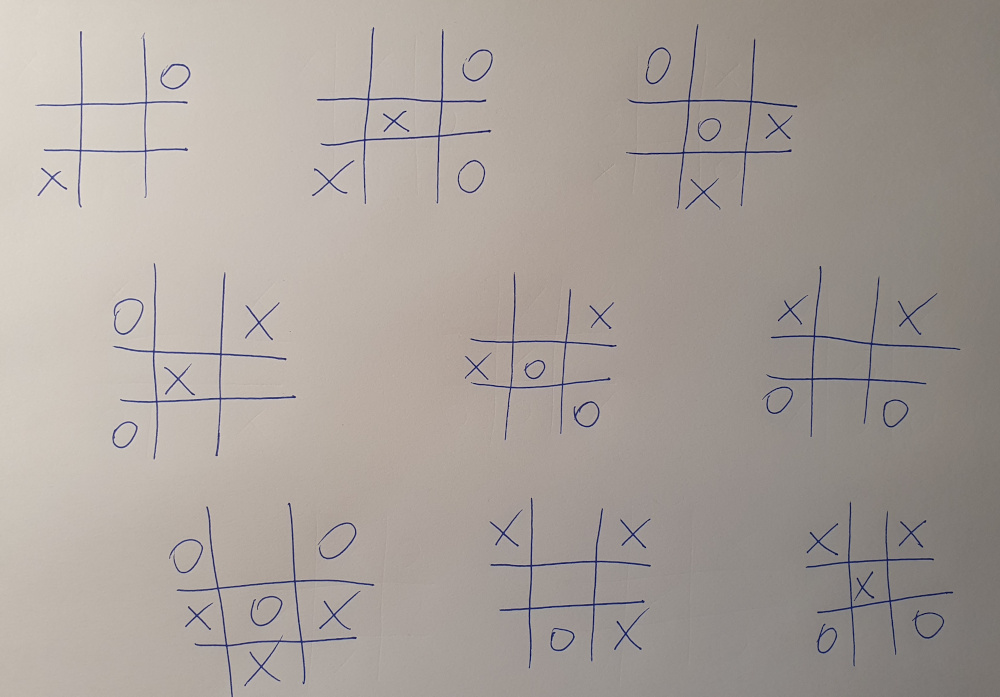
#> input picture tests/20211119_194733.jpg, 1000 x 697 px
$ python kik.py tests/20211119_194733.jpg
#> lines starting #> are read from the running program, lines starting #| are printed output that depends on the picture; after the words box and inside, x2 and y2 are one past the last pixel; in counts of white or black regions, pixels touching at a corner belong together
### utils.py
from skimage import io, transform
import skimage as sk
from matplotlib import pyplot as plt

class Image:
    def __init__(self, data, gray=False):
        self.data = sk.img_as_float(data)
        self.is_gray = gray

    @staticmethod
    def from_file(filename):
#> called with filename = 'tests/20211119_194733.jpg'
        return Image(sk.io.imread(filename))
#> in __init__, data is the input picture: shape (697, 1000, 3); mean R, G, B 169, 161, 154.9

    def crop(self, area):
        (top, left), (bottom, right) = area
        data = self.data[top:bottom, left:right]
        return Image(data)

    def resize(self, shape):
        data = sk.transform.resize(self.data, shape)
        return Image(data)

    def show(self):
        plt.figure()
        if self.is_gray:
            plt.gray()
        plt.imshow(self.data)
        plt.show()

    # [11 lines left out: function show_with_contours, not called in this run]

    def save(self, filename):
        io.imsave(filename, sk.img_as_ubyte(self.data))

    # [21 lines left out: functions save_with_contours, get_contour_wrapper_rect, not called in this run]

### kik.py
#!/usr/bin/env python3

import sys
import math
import cv2
import numpy as np
import skimage as sk
from skimage import io, filters, feature, morphology, measure, color, segmentation, util, exposure, transform
from utils import Image, get_contour_wrapper_rect
from matplotlib import pyplot as plt
from statistics import mean, stdev

def minmax(l):
    return min(l), max(l)

def crop(v, low, high):
    return np.min(np.max(v, low), high)

def dist(p1, p2):
    return math.sqrt(sum((p1 - p2) ** 2))

def approximate_polygon(cont):
    return sk.measure.approximate_polygon(cont, tolerance=5)[:-1]

class CalculateLineException(Exception): pass

def calculate_line(p1, p2):
    if p1.tolist() == p2.tolist():
        raise CalculateLineException('Punkty są takie same')

    y1, x1 = p1
    y2, x2 = p2
    if x1 != x2:
        a = (y1 - y2) / (x1 - x2)
    else:
        # Vertical line is almost vertical after that
        a = (y1 - y2) / (x1 - x2 + 997 * 10 ** (-12))

    b = y1 - a * x1
    return (a, b)


def get_center(contour):
    return np.array(list(map(mean, zip(*contour))))

def radius_sd_norm(contour):
    center = get_center(contour)
    distances = list(map(lambda x: dist(x, center), contour))
    return stdev(distances) / mean(distances)

def is_circle(contour):
    return radius_sd_norm(contour) < 0.25

def is_x(contour):
    return radius_sd_norm(contour) > 0.3

def is_trapezoid(cont):
    cont = approximate_polygon(cont)
    if radius_sd_norm(cont) > 0.25:
        return False
    return len(cont) in [4, 5]

def remove_rubbish_corners_of_trapezoid(trapezoid):
    original = corners = trapezoid.tolist()
    corners = list(map(np.array, corners))
    corners += [corners[0]]

    indexes = list(range(len(trapezoid)))
    sorted_corners_indexes = sorted(indexes, key=lambda i: dist(corners[i], corners[i + 1]), reverse=True)
    to_remove = sorted(sorted_corners_indexes[4:], reverse=True)
    for index in to_remove:
        del original[index]

    return np.array(original)


def to_list(func):
    def wrapper(*args, **kwargs):
        return list(func(*args, **kwargs))
    return wrapper


def make_binary_image(image):
    image = Image(image.data, gray=True)
    image.data = sk.exposure.rescale_intensity(image.data, (0.3, 0.7))
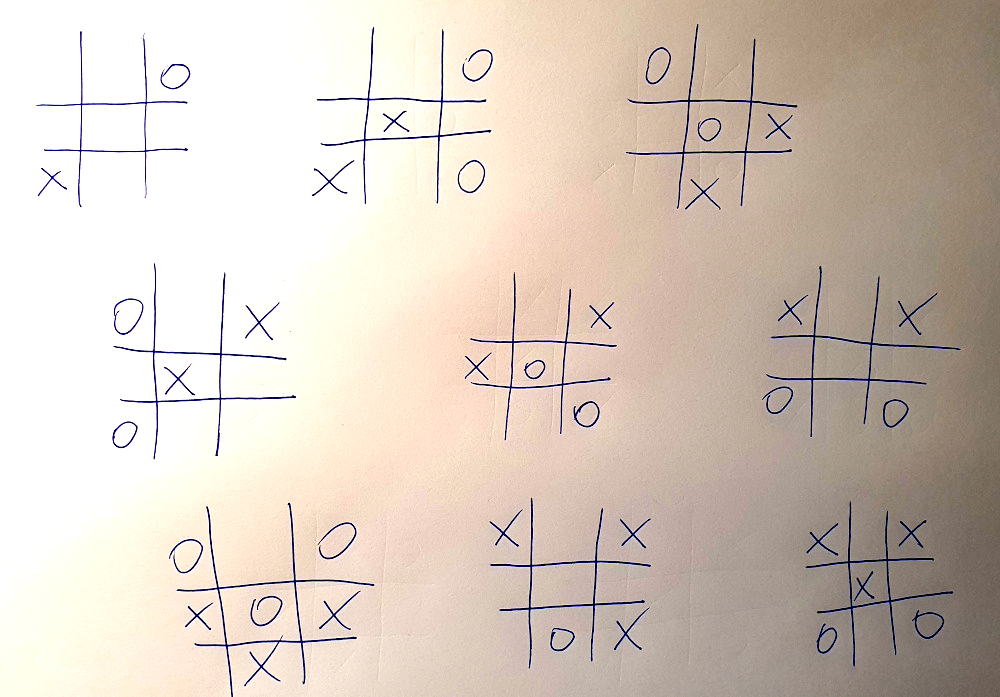
#> image.data: shape (697, 1000, 3) float64; mean R, G, B 0.841, 0.791, 0.748
    image.data = sk.color.rgb2gray(image.data)
#> image.data: shape (697, 1000) float64
    image.data = sk.img_as_ubyte(image.data)
    se = cv2.getStructuringElement(cv2.MORPH_RECT, (8, 8))
    bg = cv2.morphologyEx(image.data, cv2.MORPH_DILATE, se)
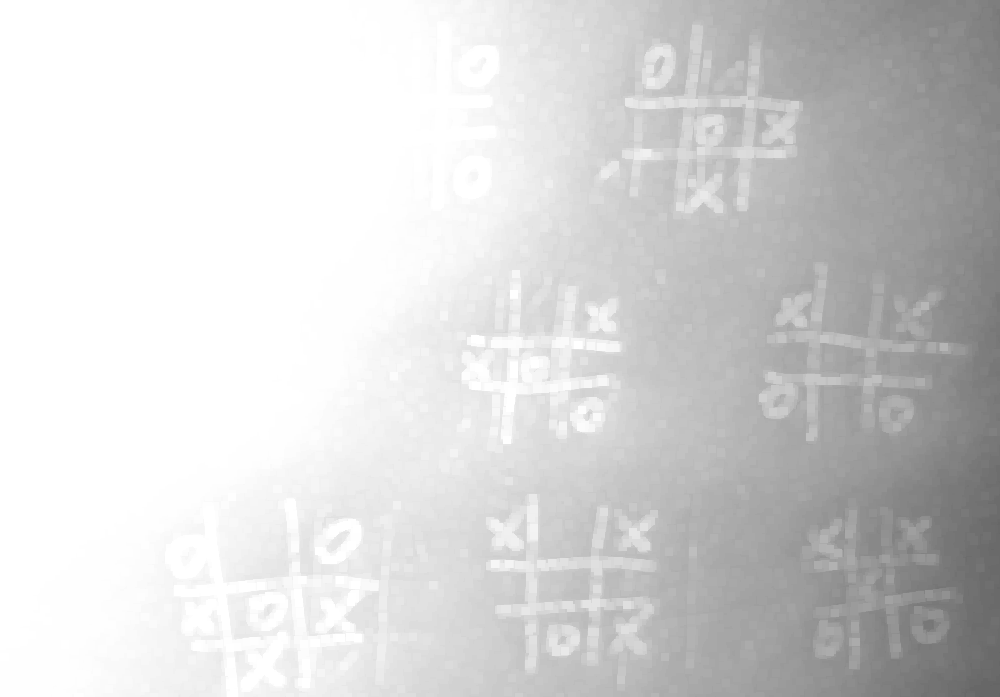
#> bg: shape (697, 1000); min 101, max 255, mean 214
    image.data = cv2.divide(image.data, bg, scale=255)
    image.data = cv2.threshold(image.data, 0, 255, cv2.THRESH_OTSU)[1]
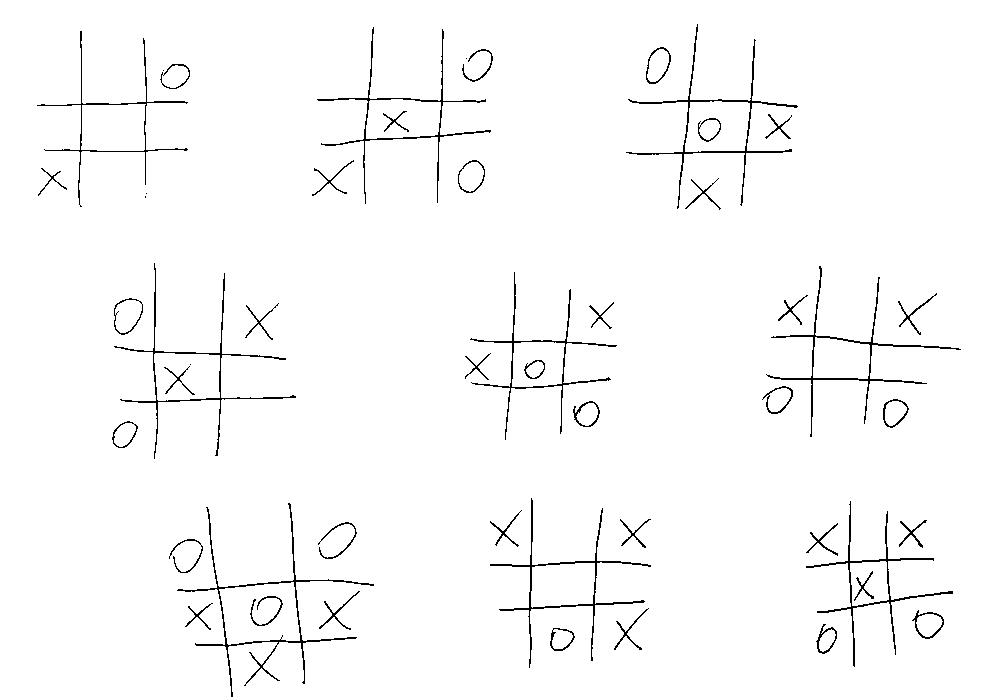
#> image.data: shape (697, 1000); 97.9% white; black in thin lines or dots, all inside (x1, y1, x2, y2) = (37, 24, 961, 697)
    return image

def extract_games(image):
    data = image.data
    data = sk.feature.canny(data)
#> data: shape (697, 1000) bool; 2.7% white in thin lines or dots, all inside (x1, y1, x2, y2) = (37, 24, 961, 696)
    data = sk.morphology.dilation(data, sk.morphology.disk(16))
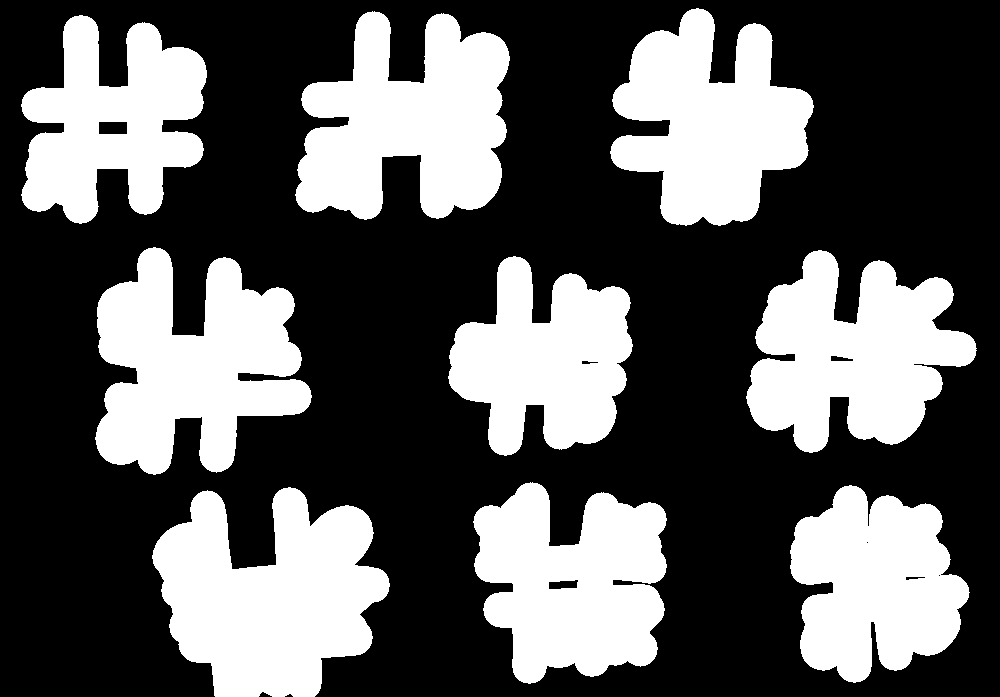
#> data: shape (697, 1000) bool; 35.8% white; 9 white regions, largest, box (x1, y1, x2, y2) and area: (152, 487, 390, 697) 32978, (95, 247, 312, 475) 30589, (295, 11, 510, 220) 29928
    data = sk.morphology.remove_small_holes(data, 30000)
#> data: shape (697, 1000) bool; 35.9% white; 9 white regions, largest, box (x1, y1, x2, y2) and area: (152, 487, 390, 697) 33031, (95, 247, 312, 475) 30589, (295, 11, 510, 220) 29928
    data = sk.morphology.remove_small_objects(data, 15000)

    contours = sk.measure.find_contours(data, 0.8)
#> contours = 9 point arrays, longest 1475 points
    rects = map(get_contour_wrapper_rect, contours)
    return rects


def extract_contours(image):
    data = image.data
    data = sk.filters.median(data, sk.morphology.disk(1))
    data = sk.feature.canny(data)
    data = sk.morphology.dilation(data, sk.morphology.disk(1))
    data = sk.morphology.remove_small_holes(data)

    data2 = sk.segmentation.flood(data, (0, 0))
    data3 = np.invert(data ^ data2)

    # Image(data, gray=True).show()
    # Image(data2, gray=True).show()
    # Image(data3, gray=True).show()

    data3 = sk.morphology.erosion(data3, sk.morphology.disk(1.4))
    data3 = sk.morphology.remove_small_objects(data3, 400)
    data3 = sk.morphology.remove_small_holes(data3, 400)
    data = data2 + data3


    contours = sk.measure.find_contours(data, 0.8)
    # Image(data, gray=True).show_with_contours(contours)
    return contours

def segregate_objects(contours):
    board, *contours = sorted(contours, key=lambda x: len(x), reverse=True)
    central_fields = filter_remove(is_trapezoid, contours)
    crosses = filter_remove(is_x, contours)
    circles = filter_remove(is_circle, contours)
    return board, circles, crosses, central_fields


def get_contour_wrapper_rect(contour):
    min_y, max_y = minmax(contour[:, 0])
#> min_y = 7.8; max_y = 225.2
    min_x, max_x = minmax(contour[:, 1])
#> min_x = 609.8; max_x = 813.2

    return (
        (math.floor(min_y), math.floor(min_x)),
        (math.ceil(max_y), math.ceil(max_x))
    )

@to_list
def get_corners(contour):
    contour = contour.tolist()
    cyclic = contour + contour[:2]
    for i in range(len(contour)):
        a, b, c = cyclic[i:(i + 3)]
        a, b, c = map(np.array, (a, b, c))
        angle = math.degrees(math.acos(np.dot(a - b, c - b) / (dist(a, b) * dist(b, c))))
        if angle < 180:
            yield b


def filter_remove(callback, lst):
    l = list(filter(lambda x: callback(x[1]), enumerate(lst)))
    if len(l) == 0:
        return []

    indexes, data = zip(*l)
    indexes = sorted(indexes, reverse=True)
    for index in indexes:
        del lst[index]

    return data

def is_point_below_line(point, line):
    yp, xp = point
    p1, p2 = line
    a, b = calculate_line(p1, p2)
    result = yp < a * xp + b
    return result

def logical_xor(a, b,):
    return not b if a else bool(b)

def is_point_on_the_right_of_line(point, line):
    p1, p2 = line
    a, b = calculate_line(p1, p2)
    return logical_xor(
        a <= 0,
        is_point_below_line(point, line)
    )

def create_objects_list(crosses, circles):
    objects = []
    for cross in crosses:
        objects.append(('X', get_center(cross)))
    for circle in circles:
        objects.append(('O', get_center(circle)))
    return objects

def map_objects(objects, rows, columns):
    objects_mapping = [None for _ in range(len(objects))]
    for index, (t, point) in enumerate(objects):
        row_index = len(rows) - sum(map(lambda l: is_point_below_line(point, l), rows))
        column_index = sum(map(lambda l: is_point_on_the_right_of_line(point, l), columns))
        objects_mapping[index] = (t, (row_index, column_index))

    return objects_mapping

def create_board_from_objects_mapping(objects, rows_count, columns_count):
    board = [[' ' for _ in range(columns_count)] for _ in range(rows_count)]
    for t, (y, x) in objects:
        board[y][x] = t
    return board

def draw_board(board):
    for i, row in enumerate(board):
        if i != 0:
            print('-' * (4 * len(row) - 1))
        print('|'.join(map(lambda e: f' {e} ', row)))
    print()

def main():
    if len(sys.argv) != 2:
        print(f'Usage: {sys.argv[0]} <image>')
        print('Where:')
        print('\t<image> - image which contains tic tac toe board')
        sys.exit(1)

    image_filename = sys.argv[1]
    original_image = Image.from_file(image_filename)
    binary_image = make_binary_image(original_image)

    for i, game_rect in enumerate(extract_games(binary_image), start=1):
        print(f'Plansza nr {i}')

        resolution = (400, 400)
        orig = original_image.crop(game_rect).resize(resolution)
        game = binary_image.crop(game_rect).resize(resolution)

        contours = extract_contours(game)
        contours = list(filter(lambda x: len(x) > 130, contours))

        board, circles, crosses, central_fields = segregate_objects(contours)
        # [4 lines of commented-out code are left out]


        if len(central_fields) == 0:
            print('Brakuje pól na planszy\n')
            continue

        field = remove_rubbish_corners_of_trapezoid(approximate_polygon(central_fields[0]))
        index = min(enumerate(field), key=lambda f: dist(f[1], np.array([0, 0])))[0]
        field = np.array(field[index:].tolist() + field[:index].tolist())

        rows_lines = [field[:2], field[2:4]]
        columns_lines = [field[1:3], np.array([field[3], field[0]])]

        objects = create_objects_list(crosses, circles)
        objects_mapping = map_objects(objects, rows_lines, columns_lines)
        board = create_board_from_objects_mapping(objects_mapping, 3, 3)
        draw_board(board)
        orig.show()
#> this loop made 9 passes
#> (printed output is left out)
#> pass 1, in crop, `data = self.data[top:bottom, left:right]`:
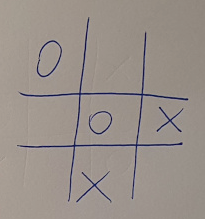
#> data: shape (219, 205, 3) float64; mean R, G, B 0.603, 0.568, 0.544
#> pass 1, in show, `plt.show()`:
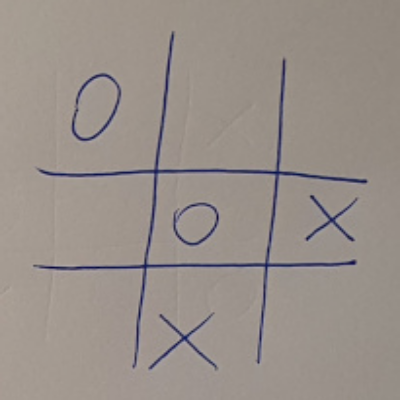
#> shown: shape (400, 400, 3) float64; mean R, G, B 0.603, 0.568, 0.544
#> pass 2, in show (call 2), `plt.show()`:
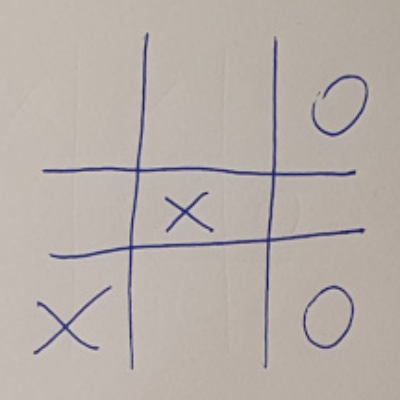
#> shown: shape (400, 400, 3) float64; mean R, G, B 0.722, 0.687, 0.665

if __name__ == '__main__':
    main()

$ run again, on tests/IMG_20211119_174145.jpg
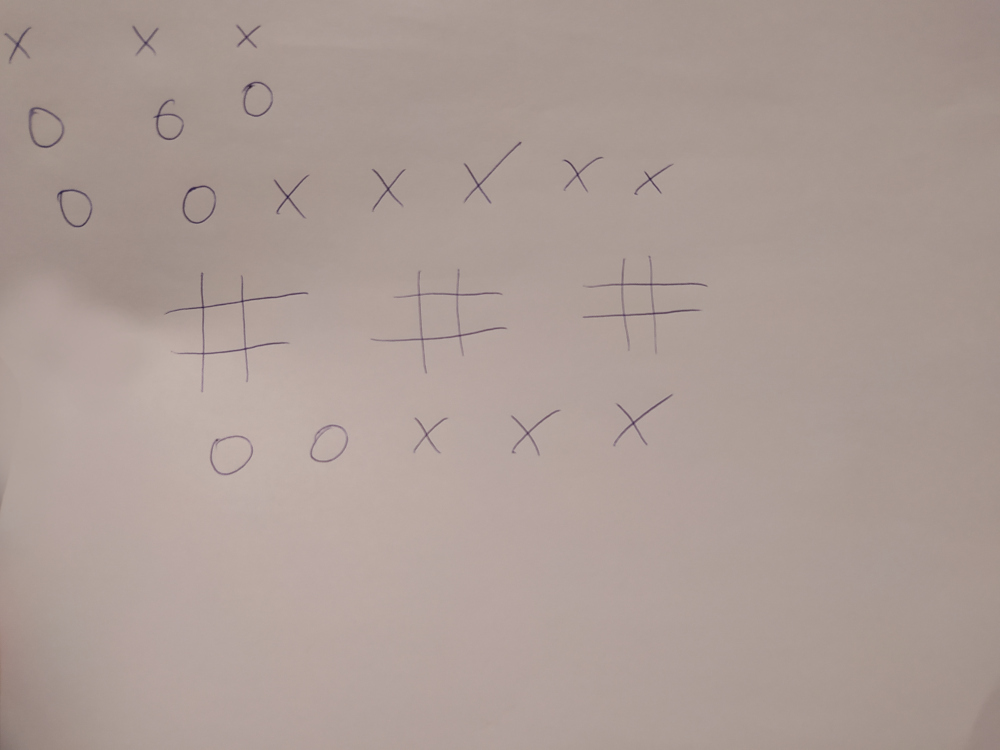
#> input picture tests/IMG_20211119_174145.jpg, 1000 x 750 px
#> in __init__, data is the input picture: shape (750, 1000, 3); mean R, G, B 172, 156.3, 150.1
#> in make_binary_image, `image.data = cv2.threshold(image.data, 0, 255, cv2.THRESH_OTSU)[1]`:
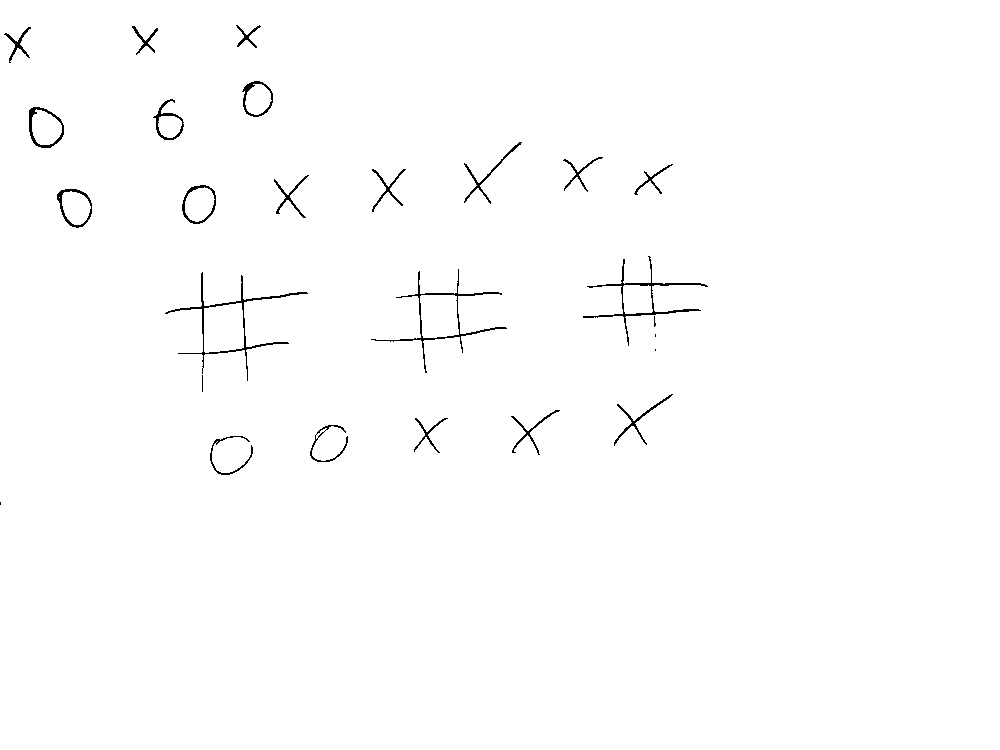
#> image.data: shape (750, 1000); 99.2% white; black in thin lines or dots, all inside (x1, y1, x2, y2) = (0, 25, 708, 505)
#> in extract_games, `contours = sk.measure.find_contours(data, 0.8)`: contours = 1 point arrays, longest 929 points
#> min_y = 255.8; max_y = 407.2
#> min_x = 148.8; max_x = 323.2
#> the loop in main, `for i, game_rect in enumerate(extract_games(binary_image), start=1):` made 1 pass
#> i on pass 1: 1
#> (printed output is left out)
#> pass 1, in show, `plt.show()`:
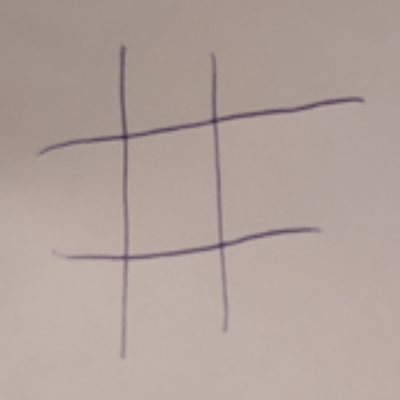
#> shown: shape (400, 400, 3) float64; mean R, G, B 0.695, 0.633, 0.609
